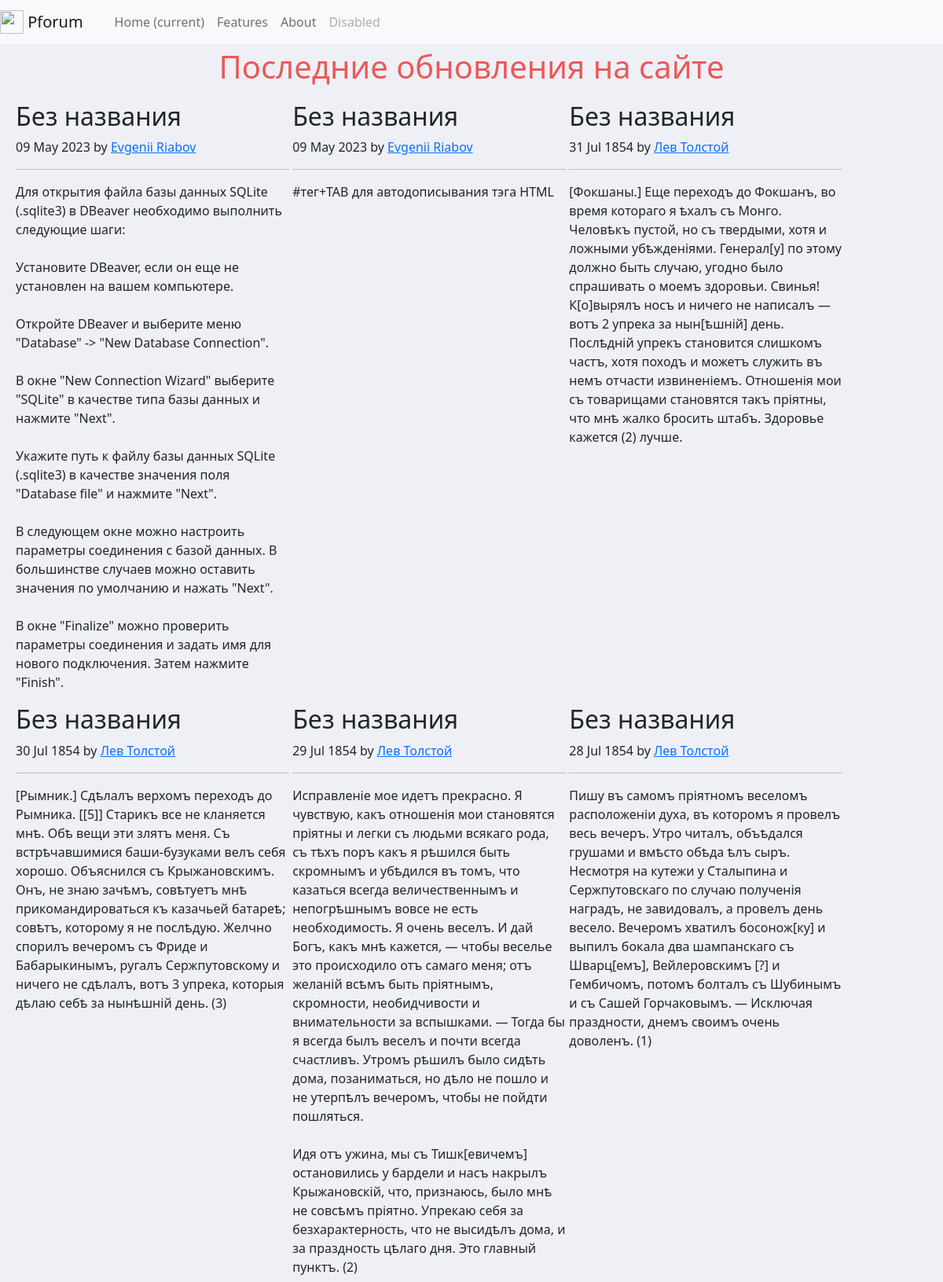
The page / (upper part) on the database its author committed.
### posts/models.py (models this page shows, shortened)
class Post(models.Model):
    title = models.CharField('Название', max_length=100, default='Без названия')
    text = models.TextField('Статья')
    pub_date = models.DateTimeField("date published", auto_now_add=True)
    author = models.ForeignKey(User, on_delete=models.CASCADE, related_name="posts")
    class Meta:
        ordering = ['pub_date']

### posts/views.py (the view)
# urls.py: path('', index, name='home'),
def index(request):
    posts = Post.objects.order_by('-pub_date')
    return render(request, 'posts/home.html', {'posts': posts})

### posts/templates/posts/home.html (shortened to what this page needs)
{% extends "base.html" %}
{% load static %}
{% block content %}
<link rel="stylesheet" href="{% static 'posts/css/home.css' %}">
<div class="features">
<h1>Последние обновления на сайте</h1>
</div>
<div class="post-container">
{% for post in posts %}
<div class="blog-post">
    <h2 class="blog-post-title">{{ post.title }}</h2>
    <p class="blog-post-meta">{{ post.pub_date|date:"d M Y" }} by <a href="#">{{ post.author.get_full_name }}</a></p>
    <hr>
    <p>{{ post.text|linebreaksbr }}</p>
</div>
{% endfor %}
</div>
{% endblock content %}

### templates/base.html (shortened to what this page needs)
{% load static %}
<!doctype html>
<html lang="en">
<head>
    <link rel="stylesheet" href="https://cdn.jsdelivr.net/npm/bootstrap@5.2.3/dist/css/bootstrap.min.css">
    <link rel="stylesheet" href="{% static 'main/css/base.css' %}">
</head>
    <body>
 <nav class="navbar navbar-expand-lg navbar-light bg-light">
      <a class="navbar-brand" href="#">
    <img src="{% static 'main/img/simple-icon.svg' %}" width="30" height="30" class="d-inline-block align-top" alt="">
    Pforum</a>
  <div class="collapse navbar-collapse" id="navbarNav">
    <ul class="navbar-nav">
      <li class="nav-item active">
        <a class="nav-link" href="{% url 'home' %}">Home <span class="sr-only">(current)</span></a>
      </li>
      <li class="nav-item">
        <a class="nav-link" href="#">Features</a>
      </li>
      <li class="nav-item">
        <a class="nav-link" href="{% url 'about' %}">About</a>
      </li>
      <li class="nav-item">
        <a class="nav-link disabled" href="#">Disabled</a>
      </li>
    </ul>
  </div>
</nav>
{%block content%}
{%endblock content%}
    </body>
</html>

### static/main/css/base.css (style rules this page uses)
body { background: #eef0f6; }

### posts/static/posts/css/home.css (style rules this page uses)
.features { color: #eb5959; margin-top: 5px; margin-bottom: 20px; text-align: center; }
.post-container { margin: 0 auto; max-width: 1500px; padding: 0 20px; }
.blog-post { width: 30%; margin: 10 px; display: inline-block; vertical-align: top; }

### rows shown on the page
Post: title "Без названия", pub_date "09 May 2023", author.get_full_name "Evgenii Riabov", text "Для открытия файла базы данных SQLite (.sqlite3) в DBeaver необходимо выполнить следующие шаги: Установите DBeaver, если он еще не установлен на вашем компьютере. Откройте DBeaver и выберите меню \"Database\" -> \"New Database Connection\". В окне \"New Connection Wizard\" выберите \"SQLite\" в качестве типа базы данных и нажмите \"Next\". Укажите путь к файлу базы данных SQLite (.sqlite3) в качестве значения поля \"Database file\" и нажмите \"Next\". В следующем окне можно настроить параметры соединения с базой данных. В большинстве случаев можно оставить значения по умолчанию и нажать \"Next\". В окне \"Finalize\" можно проверить параметры соединения и задать имя для нового подключения. Затем нажмите…"
Post: title "Без названия", pub_date "09 May 2023", author.get_full_name "Evgenii Riabov", text "#тег+TAB для автодописывания тэга HTML"
Post: title "Без названия", pub_date "31 Jul 1854", author.get_full_name "Лев Толстой", text "[Фокшаны.] Еще переходъ до Фокшанъ, во время котораго я ѣхалъ съ Монго. Человѣкъ пустой, но съ твердыми, хотя и ложными убѣжденіями. Генерал[у] по этому должно быть случаю, угодно было спрашивать о моемъ здоровьи. Свинья! К[о]вырялъ носъ и ничего не написалъ — вотъ 2 упрека за нын[ѣшній] день. Послѣдній упрекъ становится слишкомъ частъ, хотя походъ и можетъ служить въ немъ отчасти извиненіемъ. Отношенія мои съ товарищами становятся такъ пріятны, что мнѣ жалко бросить штабъ. Здоровье кажется (2) лучше."
Post: title "Без названия", pub_date "30 Jul 1854", author.get_full_name "Лев Толстой", text "[Рымник.] Сдѣлалъ верхомъ переходъ до Рымника. [[5]] Старикъ все не кланяется мнѣ. Обѣ вещи эти злятъ меня. Съ встрѣчавшимися баши-бузуками велъ себя хорошо. Объяснился съ Крыжановскимъ. Онъ, не знаю зачѣмъ, совѣтуетъ мнѣ прикомандироваться къ казачьей батареѣ; совѣтъ, которому я не послѣдую. Желчно спорилъ вечеромъ съ Фриде и Бабарыкинымъ, ругалъ Сержпутовскому и ничего не сдѣлалъ, вотъ 3 упрека, которыя дѣлаю себѣ за нынѣшній день. (3)"
Post: title "Без названия", pub_date "29 Jul 1854", author.get_full_name "Лев Толстой", text "Исправленіе мое идетъ прекрасно. Я чувствую, какъ отношенія мои становятся пріятны и легки съ людьми всякаго рода, съ тѣхъ поръ какъ я рѣшился быть скромнымъ и убѣдился въ томъ, что казаться всегда величественнымъ и непогрѣшнымъ вовсе не есть необходимость. Я очень веселъ. И дай Богъ, какъ мнѣ кажется, — чтобы веселье это происходило отъ самаго меня; отъ желаній всѣмъ быть пріятнымъ, скромности, необидчивости и внимательности за вспышками. — Тогда бы я всегда былъ веселъ и почти всегда счастливъ. Утромъ рѣшилъ было сидѣть дома, позаниматься, но дѣло не пошло и не утерпѣлъ вечеромъ, чтобы не пойдти пошляться. Идя отъ ужина, мы съ Тишк[евичемъ] остановились у бардели и насъ накрылъ…"
Post: title "Без названия", pub_date "28 Jul 1854", author.get_full_name "Лев Толстой", text "Пишу въ самомъ пріятномъ веселомъ расположеніи духа, въ которомъ я провелъ весь вечеръ. Утро читалъ, объѣдался грушами и вмѣсто обѣда ѣлъ сыръ. Несмотря на кутежи у Сталыпина и Сержпутовскаго по случаю полученія наградъ, не завидовалъ, а провелъ день весело. Вечеромъ хватилъ босонож[ку] и выпилъ бокала два шампанскаго съ Шварц[емъ], Вейлеровскимъ [?] и Гембичомъ, потомъ болталъ съ Шубинымъ и съ Сашей Горчаковымъ. — Исключая праздности, днемъ своимъ очень доволенъ. (1)"
